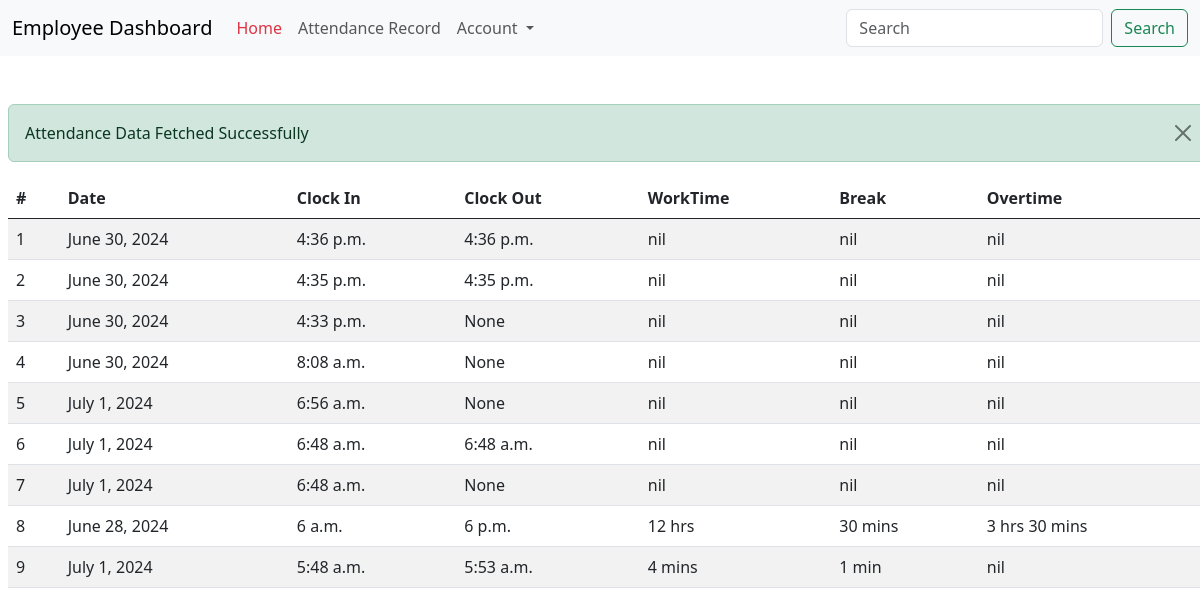
The page /myattendance/ (signed in) on the database its author committed.
### attendance/models.py (models this page shows, shortened)
class Attendance(models.Model):
    user_profile = models.ForeignKey(UserProfile, on_delete=models.CASCADE)
    clock_in_time = models.TimeField(null=True, blank=True)
    clock_out_time = models.TimeField(null=True, blank=True)
    break_in_time = models.DateTimeField(null=True, blank=True)
    break_out_time = models.DateTimeField(null=True, blank=True)
    work_duration = models.DurationField(default=timedelta)
    break_duration = models.DurationField(default=timedelta)
    overtime_duration = models.DurationField(default=timedelta)
    date = models.DateField()

### attendance/views.py (the view)
# urls.py: path('myattendance/', views.attendance_page, name='attendance_page'),
@login_required
@user_passes_test(lambda u: u.userprofile.role == 'employee')
def attendance_page(request):
    user_profile = UserProfile.objects.get(user=request.user)
    attendances = Attendance.objects.filter(user_profile=user_profile).order_by('-clock_in_time')
    print(f"Number of attendances: {attendances.count()}")
    for attendance in attendances:
        if attendance.clock_in_time and attendance.clock_out_time:
            pass
    return render(request, 'attendance_page.html', {'attendances': attendances})

### attendance/templatetags/attendance_extras.py (called while the page is built)
@register.filter
def format_duration(value):
    if not value:
        return 'nil'
    total_seconds = int(value.total_seconds())
    hours, remainder = divmod(total_seconds, 3600)
    minutes, _ = divmod(remainder, 60)
    if hours and minutes:
        return f'{hours} hrs {minutes} mins'
    elif hours:
        return f'{hours} hr' if hours == 1 else f'{hours} hrs'
    elif minutes:
        return f'{minutes} min' if minutes == 1 else f'{minutes} mins'
    else:
        return 'nil'

### attendance/templates/attendance_page.html (shortened to what this page needs)
{% load static %}
{% load attendance_extras %}
<!doctype html>
<html lang="en">
  <head>
    <link href="https://cdn.jsdelivr.net/npm/bootstrap@5.0.2/dist/css/bootstrap.min.css" rel="stylesheet">
    <link rel="stylesheet" href="https://cdnjs.cloudflare.com/ajax/libs/twitter-bootstrap/5.3.0/css/bootstrap.min.css">
    <link rel="stylesheet" href="https://cdn.datatables.net/2.0.8/css/dataTables.bootstrap5.css">
    <link rel="stylesheet" href="https://cdn.datatables.net/select/2.0.3/css/select.bootstrap5.css">
  </head>
  <body>
    <nav class="navbar navbar-expand-lg bg-light">
      <div class="container-fluid">
          <a class="navbar-brand" href="{% url 'employee_dashboard' %}">Employee Dashboard</a>
          <div class="collapse navbar-collapse" id="navbarSupportedContent">
              <ul class="navbar-nav me-auto mb-2 mb-lg-0">
                  <li class="nav-item">
                      <a class="nav-link active text-danger" aria-current="page" href="{% url 'employee_dashboard' %}">Home</a>
                  </li>
                  <li class="nav-item">
                      <a class="nav-link" href="{% url 'attendance_page' %}">Attendance Record</a>
                  </li>
                  <li class="nav-item dropdown">
                      <a class="nav-link dropdown-toggle" href="#" role="button" data-bs-toggle="dropdown" aria-expanded="false">
                          Account
                      </a>
                  </li>
              </ul>
              <form class="d-flex" role="search">
                  <input class="form-control me-2" type="search" placeholder="Search" aria-label="Search">
                  <button class="btn btn-outline-success" type="submit">Search</button>
              </form>
          </div>
      </div>
  </nav>
    <div class="row mt-5">
      <div class="container mx-2">
        <div class="col-md-12">
          <table id="attendanceTable" class="table table-striped display nowrap" cellspacing="0" width="100%">
            <thead>
              <tr>
                <th>#</th>
                <th>Date</th>
                <th>Clock In</th>
                <th>Clock Out</th>
                <th>WorkTime</th>
                <th>Break</th>
                <th>Overtime</th>
              </tr>
            </thead>
            {% if attendances %}
            <tbody>
              {% for attendance in attendances %}
                <tr>
                  <td>{{ forloop.counter }}</td>
                  <td>{{ attendance.date }}</td>
                  <td>{{ attendance.clock_in_time }}</td>
                  <td>{{ attendance.clock_out_time }}</td>
                  <td>{{ attendance.work_duration|format_duration }}</td>
                  <td>{{ attendance.break_duration|format_duration }}</td>
                  <td>{{ attendance.overtime_duration|format_duration }}</td>
                </tr>
              {% endfor %}
            </tbody>
            <div class="alert alert-success alert-dismissible fade show" role="alert">
              Attendance Data Fetched Successfully
              <button type="button" class="btn-close" data-bs-dismiss="alert" aria-label="Close"></button>
            </div>
            {% else %}
          <div class="alert alert-warning alert-dismissible fade show" role="alert">
            No records found.
            <button type="button" class="btn-close" data-bs-dismiss="alert" aria-label="Close"></button>
          </div>
          {% endif %}
          </table>
          </div>
      </div>
    </div>
  </body>
</html>

### rows shown on the page
Attendance: date "June 30, 2024", clock_in_time "4:36 p.m.", clock_out_time "4:36 p.m.", work_duration "nil", break_duration "nil", overtime_duration "nil"
Attendance: date "June 30, 2024", clock_in_time "4:35 p.m.", clock_out_time "4:35 p.m.", work_duration "nil", break_duration "nil", overtime_duration "nil"
Attendance: date "June 30, 2024", clock_in_time "4:33 p.m.", clock_out_time "None", work_duration "nil", break_duration "nil", overtime_duration "nil"
Attendance: date "June 30, 2024", clock_in_time "8:08 a.m.", clock_out_time "None", work_duration "nil", break_duration "nil", overtime_duration "nil"
Attendance: date "July 1, 2024", clock_in_time "6:56 a.m.", clock_out_time "None", work_duration "nil", break_duration "nil", overtime_duration "nil"
Attendance: date "July 1, 2024", clock_in_time "6:48 a.m.", clock_out_time "6:48 a.m.", work_duration "nil", break_duration "nil", overtime_duration "nil"
Attendance: date "July 1, 2024", clock_in_time "6:48 a.m.", clock_out_time "None", work_duration "nil", break_duration "nil", overtime_duration "nil"
Attendance: date "June 28, 2024", clock_in_time "6 a.m.", clock_out_time "6 p.m.", work_duration "12 hrs", break_duration "30 mins", overtime_duration "3 hrs 30 mins"
Attendance: date "July 1, 2024", clock_in_time "5:48 a.m.", clock_out_time "5:53 a.m.", work_duration "4 mins", break_duration "1 min", overtime_duration "nil"
